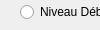
                    <widget class="QWidget" name="page_9">
                     <property name="geometry">
                      <rect>
                       <x>0</x>
                       <y>0</y>
                       <width>100</width>
                       <height>30</height>
                      </rect>
                     </property>
                     <attribute name="label">
                      <string>Compétences</string>
                     </attribute>
                     <widget class="QRadioButton" name="radioButton">
                      <property name="geometry">
                       <rect>
                        <x>20</x>
                        <y>0</y>
                        <width>171</width>
                        <height>24</height>
                       </rect>
                      </property>
                      <property name="styleSheet">
                       <string notr="true">font: 600 12pt &quot;Segoe UI&quot;;
color: rgb(0, 0, 0);</string>
                      </property>
                      <property name="text">
                       <string>Niveau Débutant</string>
                      </property>
                     </widget>
                     <widget class="QRadioButton" name="radioButton_2">
                      <property name="geometry">
                       <rect>
                        <x>20</x>
                        <y>30</y>
                        <width>251</width>
                        <height>24</height>
                       </rect>
                      </property>
                      <property name="styleSheet">
                       <string notr="true">font: 600 12pt &quot;Segoe UI&quot;;
color: rgb(0, 0, 0);</string>
                      </property>
                      <property name="text">
                       <string>Niveau Intermédiaire</string>
                      </property>
                     </widget>
                     <widget class="QRadioButton" name="radioButton_3">
                      <property name="geometry">
                       <rect>
                        <x>20</x>
                        <y>60</y>
                        <width>201</width>
                        <height>24</height>
                       </rect>
                      </property>
                      <property name="styleSheet">
                       <string notr="true">font: 600 12pt &quot;Segoe UI&quot;;
color: rgb(0, 0, 0);</string>
                      </property>
                      <property name="text">
                       <string>Niveau Avancé</string>
                      </property>
                     </widget>
                     <widget class="QRadioButton" name="radioButton_4">
                      <property name="geometry">
                       <rect>
                        <x>20</x>
                        <y>90</y>
                        <width>201</width>
                        <height>24</height>
                       </rect>
                      </property>
                      <property name="styleSheet">
                       <string notr="true">font: 600 12pt &quot;Segoe UI&quot;;
color: rgb(0, 0, 0);</string>
                      </property>
                      <property name="text">
                       <string>Niveau Expert</string>
                      </property>
                     </widget>
                     <widget class="QRadioButton" name="radioButton_5">
                      <property name="geometry">
                       <rect>
                        <x>20</x>
                        <y>120</y>
                        <width>241</width>
                        <height>24</height>
                       </rect>
                      </property>
                      <property name="styleSheet">
                       <string notr="true">font: 600 12pt &quot;Segoe UI&quot;;
color: rgb(0, 0, 0);</string>
                      </property>
                      <property name="text">
                       <string>Niveau Innovateur</string>
                      </property>
                     </widget>
                    </widget>
